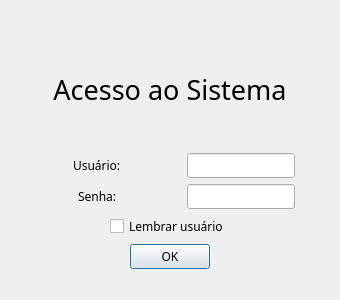
<?xml version="1.0" encoding="UTF-8"?>
<ui version="4.0">
 <class>login_dialog</class>
 <widget class="QDialog" name="login_dialog">
  <property name="geometry">
   <rect>
    <x>0</x>
    <y>0</y>
    <width>340</width>
    <height>300</height>
   </rect>
  </property>
  <property name="minimumSize">
   <size>
    <width>340</width>
    <height>300</height>
   </size>
  </property>
  <property name="font">
   <font>
    <family>Lohit Punjabi</family>
   </font>
  </property>
  <property name="windowTitle">
   <string>FIcha Online - Login</string>
  </property>
  <layout class="QHBoxLayout" name="horizontalLayout">
   <item>
    <layout class="QGridLayout" name="login_grid_layout">
     <property name="leftMargin">
      <number>20</number>
     </property>
     <property name="rightMargin">
      <number>20</number>
     </property>
     <item row="6" column="0" colspan="2" alignment="Qt::AlignHCenter">
      <widget class="QCheckBox" name="remember_user_check_box">
       <property name="text">
        <string>Lembrar usuário</string>
       </property>
      </widget>
     </item>
     <item row="10" column="0" colspan="2">
      <spacer name="grid_panel_bottom_horizontal_spacer">
       <property name="orientation">
        <enum>Qt::Horizontal</enum>
       </property>
       <property name="sizeHint" stdset="0">
        <size>
         <width>40</width>
         <height>20</height>
        </size>
       </property>
      </spacer>
     </item>
     <item row="5" column="1" alignment="Qt::AlignHCenter">
      <widget class="QLineEdit" name="password_line_edit">
       <property name="echoMode">
        <enum>QLineEdit::Normal</enum>
       </property>
      </widget>
     </item>
     <item row="5" column="0" alignment="Qt::AlignHCenter">
      <widget class="QLabel" name="password_label">
       <property name="text">
        <string>Senha: </string>
       </property>
      </widget>
     </item>
     <item row="4" column="1" alignment="Qt::AlignHCenter">
      <widget class="QLineEdit" name="user_line_edit"/>
     </item>
     <item row="4" column="0" alignment="Qt::AlignHCenter">
      <widget class="QLabel" name="user_label">
       <property name="text">
        <string>Usuário: </string>
       </property>
      </widget>
     </item>
     <item row="9" column="0" colspan="2">
      <layout class="QHBoxLayout" name="acess_button_horizontal_layout">
       <item>
        <spacer name="left_acess_button_horizontal_spacer">
         <property name="orientation">
          <enum>Qt::Horizontal</enum>
         </property>
         <property name="sizeHint" stdset="0">
          <size>
           <width>40</width>
           <height>20</height>
          </size>
         </property>
        </spacer>
       </item>
       <item>
        <widget class="QPushButton" name="acess_push_button">
         <property name="text">
          <string>OK</string>
         </property>
        </widget>
       </item>
       <item>
        <spacer name="rigth_acess_button_horizontal_spacer">
         <property name="orientation">
          <enum>Qt::Horizontal</enum>
         </property>
         <property name="sizeHint" stdset="0">
          <size>
           <width>40</width>
           <height>20</height>
          </size>
         </property>
        </spacer>
       </item>
      </layout>
     </item>
     <item row="2" column="0" colspan="2">
      <widget class="QLabel" name="acess_title_label">
       <property name="font">
        <font>
         <family>Lohit Punjabi</family>
         <pointsize>20</pointsize>
         <kerning>true</kerning>
        </font>
       </property>
       <property name="layoutDirection">
        <enum>Qt::LeftToRight</enum>
       </property>
       <property name="frameShadow">
        <enum>QFrame::Plain</enum>
       </property>
       <property name="text">
        <string>Acesso ao Sistema</string>
       </property>
       <property name="scaledContents">
        <bool>false</bool>
       </property>
       <property name="alignment">
        <set>Qt::AlignCenter</set>
       </property>
       <property name="wordWrap">
        <bool>true</bool>
       </property>
      </widget>
     </item>
     <item row="1" column="0" colspan="2">
      <spacer name="grid_panel_top_horizontal_spacer">
       <property name="orientation">
        <enum>Qt::Horizontal</enum>
       </property>
       <property name="sizeHint" stdset="0">
        <size>
         <width>40</width>
         <height>20</height>
        </size>
       </property>
      </spacer>
     </item>
    </layout>
   </item>
  </layout>
 </widget>
 <resources/>
 <connections/>
</ui>
